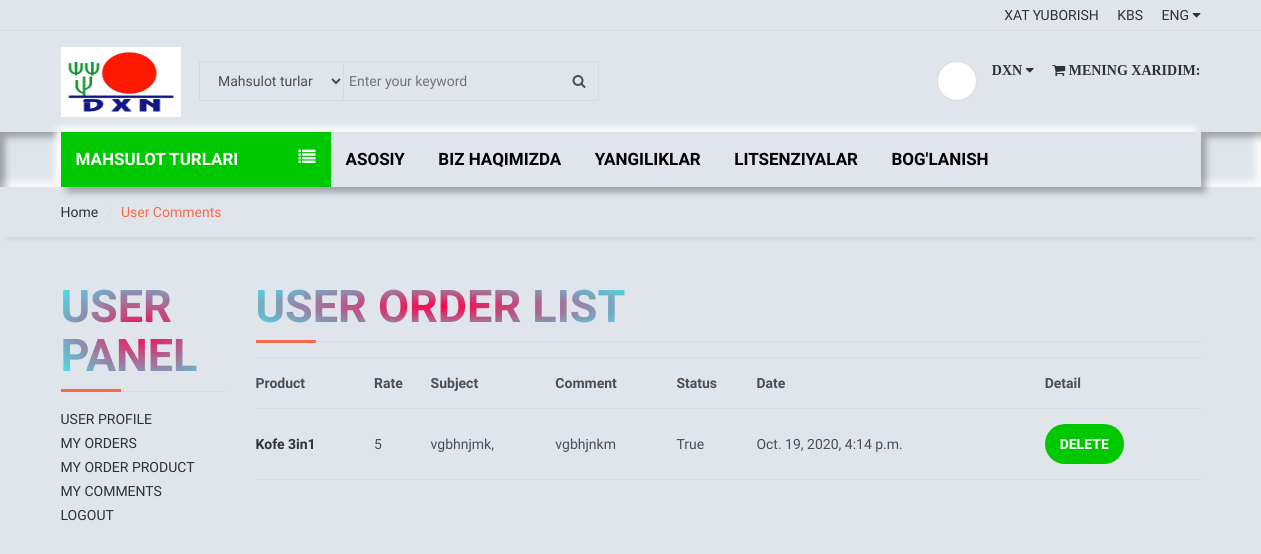
Before: /user/comments/ (signed in) with the older database file.
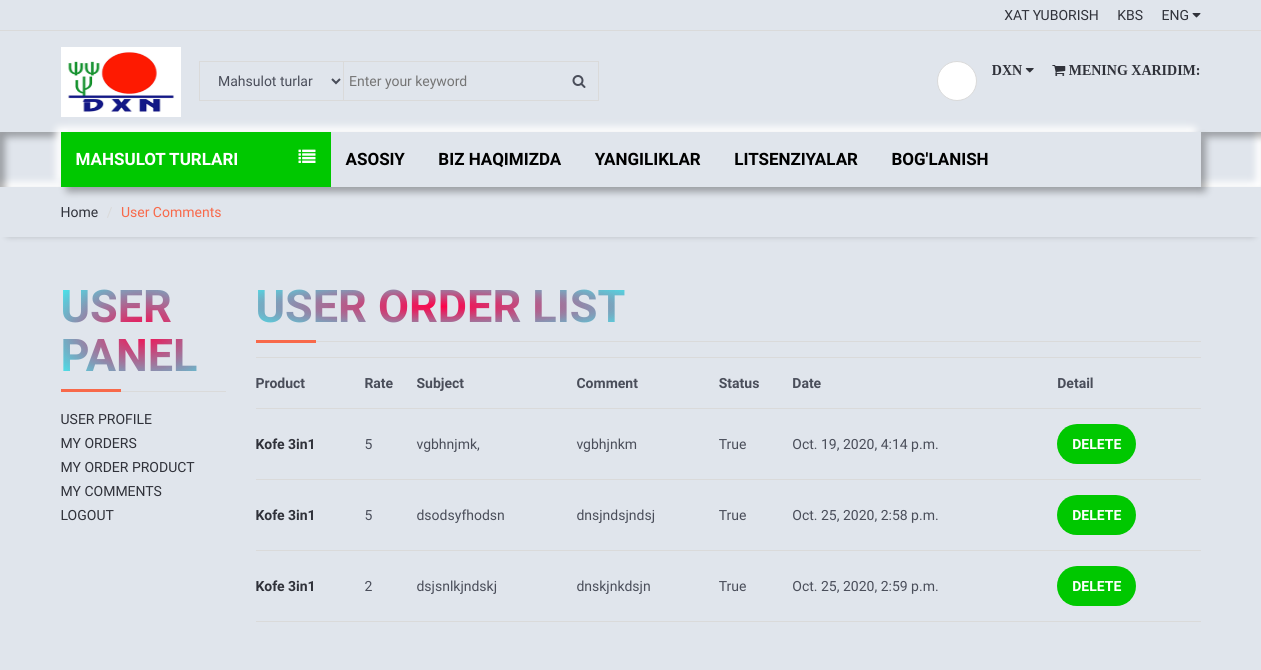
After: the same page with the newer database file.
### product/models.py (models this page shows, shortened)
class Comment(models.Model):
    STATUS = (
        ('True', 'Mavjud'),
        ('False', 'Mavjud emas'),
    )
    product=models.ForeignKey(Product, on_delete=models.CASCADE)
    user = models.ForeignKey(User, on_delete=models.CASCADE)
    subject = models.CharField(max_length=55, blank=True)
    comment=models.CharField(max_length=255, blank=True)
    rate = models.IntegerField(default=1)
    ip = models.CharField(max_length=20, blank=True)
    status = models.CharField(max_length=10,choices=STATUS, default='True')
    create_at = models.DateTimeField(auto_now_add=True)
    update_at = models.DateTimeField(auto_now=True)

class Product(models.Model):
    STATUS = (
        ('True', 'Mavjud'),
        ('False', 'Mavjud emas'),
    )
    category = models.ForeignKey(Category, on_delete=models.CASCADE)
    title = models.CharField(max_length=222,unique=True)
    keywords = models.CharField(max_length=222, unique=True)
    description = models.TextField(blank=True)
    image = models.ImageField(upload_to='images/', blank=True)
    price = models.FloatField()
    amount = models.IntegerField()
    minamount = models.IntegerField()
    detail=RichTextUploadingField()
    slug = models.SlugField(null=False, unique=True)
    status = models.CharField(max_length=10,choices=STATUS)
    create_at = models.DateTimeField(auto_now_add=True)
    update_at = models.DateTimeField(auto_now=True)
    class Meta:
        verbose_name = 'product'
        verbose_name_plural = 'products'
    def image_tag(self):
        return mark_safe('<img src="{}" height="50">'.format(self.image.url))
    image_tag.short_description='Image'

### user/views.py (the view)
# urls.py: path('comments/', views.user_comments, name='user_comments'),
def user_comments(request):
    current_user = request.user
    comments = Comment.objects.filter(user_id=current_user.id)
    context = {
        'comments': comments,
    }
    return render(request, 'user_comments.html', context)

### user/templates/user_comments.html (shortened to what this page needs)
{% extends 'homebase.html' %}
{% block sidebar %} {% include 'sidebar.html' %} {% endblock %}
{% block body %}
    <div id="breadcrumb">
        <div class="container">
            <ul class="breadcrumb">
                <li><a href="/">Home</a></li>
                <li class="active">User Comments</li>
            </ul>
        </div>
    </div>
    <div class="section">
        <div class="container">
            <div class="row">
                <div class="col-md-2">
                    {% include "user_panel.html" %}
                </div>
                <div class="col-md-10">
                    <div class="section-title">
                        <h4 class="title">User Order List</h4>
                    </div>
                    <table class="shopping-cart-table table">
                        <tr>
                            <th class="text-left">Product </th>
                            <th class="text-left">Rate </th>
                            <th class="text-left">Subject </th>
                            <th class="text-left">Comment </th>
                            <th class="text-left">Status </th>
                            <th class="text-left">Date </th>
                            <th class="text-left">Detail </th>
                        </tr>
                        {% for rs in comments %}
                            <tr>
                                <td class="text-left">
                                    <a href="/product/{{ rs.product_id }}/{{ rs.product.slug }}">
                                        <strong> {{ rs.product.title}}</strong>
                                    </a>
                                </td>
                                <td class="text-left">{{ rs.rate}} </td>
                                <td class="text-left">{{ rs.subject}} </td>
                                <td class="text-left">{{ rs.comment}} </td>
                                <td class="text-left">{{ rs.status}} </td>
                                <td class="text-left">{{ rs.create_at}} </td>
                                <td class="text-left">
                                    <a class="primary-btn" href="/user/deletecomment/{{ rs.id }}" onclick="return confirm('Will be Delete ! Are you sure?')"> Delete </a>
                                </td>
                            </tr>
                        {% endfor %}
                    </table>
                </div>
            </div>
        </div>
    </div>
{% endblock %}

Changed rows visible on the page:
added Comment: product "Kofe 3in1", rate "5", subject "dsodsyfhodsn", comment "dnsjndsjndsj", status "True", create_at "Oct. 25, 2020, 2:58 p.m."
added Comment: product "Kofe 3in1", rate "2", subject "dsjsnlkjndskj", comment "dnskjnkdsjn", status "True", create_at "Oct. 25, 2020, 2:59 p.m."
